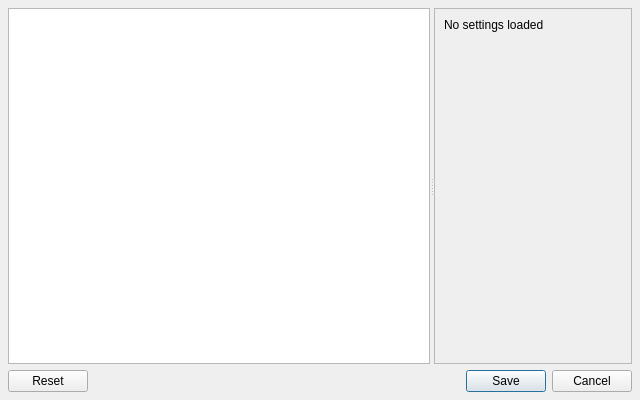
<?xml version="1.0" encoding="UTF-8"?>
<ui version="4.0">
 <class>MainWindow</class>
 <widget class="QMainWindow" name="MainWindow">
  <property name="geometry">
   <rect>
    <x>0</x>
    <y>0</y>
    <width>640</width>
    <height>400</height>
   </rect>
  </property>
  <property name="windowTitle">
   <string>MainWindow</string>
  </property>
  <widget class="QWidget" name="centralwidget">
   <layout class="QVBoxLayout" name="verticalLayout">
    <property name="margin">
     <number>8</number>
    </property>
    <item>
     <widget class="QSplitter" name="splitter">
      <property name="orientation">
       <enum>Qt::Horizontal</enum>
      </property>
      <property name="childrenCollapsible">
       <bool>false</bool>
      </property>
      <widget class="QListWidget" name="categories_listWidget"/>
      <widget class="QScrollArea" name="settings_scrollArea">
       <property name="styleSheet">
        <string notr="true"/>
       </property>
       <property name="widgetResizable">
        <bool>true</bool>
       </property>
       <property name="alignment">
        <set>Qt::AlignLeading|Qt::AlignLeft|Qt::AlignTop</set>
       </property>
       <property name="noBackground" stdset="0">
        <bool>true</bool>
       </property>
       <widget class="QWidget" name="settings_scrollAreaWidgetContents">
        <property name="geometry">
         <rect>
          <x>0</x>
          <y>0</y>
          <width>190</width>
          <height>353</height>
         </rect>
        </property>
        <property name="noBackground" stdset="0">
         <bool>true</bool>
        </property>
        <layout class="QVBoxLayout" name="settings_verticalLayout">
         <property name="margin">
          <number>0</number>
         </property>
         <item>
          <widget class="QFrame" name="settings_frame">
           <property name="frameShape">
            <enum>QFrame::NoFrame</enum>
           </property>
           <layout class="QFormLayout" name="formLayout">
            <property name="fieldGrowthPolicy">
             <enum>QFormLayout::ExpandingFieldsGrow</enum>
            </property>
            <item row="1" column="0">
             <widget class="QLabel" name="placeholder_label">
              <property name="text">
               <string>No settings loaded</string>
              </property>
             </widget>
            </item>
           </layout>
          </widget>
         </item>
        </layout>
       </widget>
      </widget>
     </widget>
    </item>
    <item>
     <widget class="QDialogButtonBox" name="settings_buttonBox">
      <property name="standardButtons">
       <set>QDialogButtonBox::Cancel|QDialogButtonBox::Reset|QDialogButtonBox::Save</set>
      </property>
     </widget>
    </item>
   </layout>
  </widget>
 </widget>
 <resources/>
 <connections/>
</ui>
